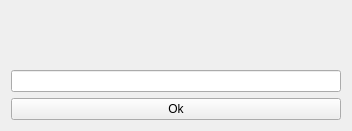
<?xml version="1.0" encoding="UTF-8"?>
<ui version="4.0">
 <class>playernameClass</class>
 <widget class="QWidget" name="playernameClass">
  <property name="geometry">
   <rect>
    <x>0</x>
    <y>0</y>
    <width>352</width>
    <height>131</height>
   </rect>
  </property>
  <property name="windowTitle">
   <string>playername</string>
  </property>
  <layout class="QHBoxLayout" name="horizontalLayout">
   <item>
    <layout class="QVBoxLayout" name="verticalLayout">
     <item>
      <widget class="QLabel" name="label">
       <property name="text">
        <string/>
       </property>
      </widget>
     </item>
     <item>
      <widget class="QLineEdit" name="lineEdit"/>
     </item>
     <item>
      <widget class="QPushButton" name="ok">
       <property name="text">
        <string>Ok</string>
       </property>
      </widget>
     </item>
    </layout>
   </item>
  </layout>
 </widget>
 <layoutdefault spacing="6" margin="11"/>
 <resources/>
 <connections/>
</ui>
